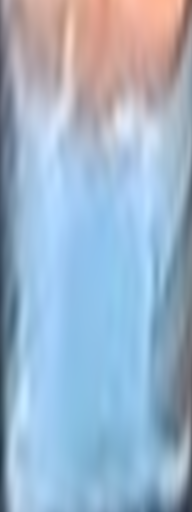
#> input picture assets/sim/carton/front.png, 192 x 512 px
$ python -i fit_w2l_registration.py   (imports and definitions only)
#> lines starting #> are read from the running program, lines starting #| are printed output that depends on the picture; after the words box and inside, x2 and y2 are one past the last pixel; in counts of white or black regions, pixels touching at a corner belong together
#> further down, picture is the input picture: shape (512, 192, 3); mean B, G, R 200.7, 178.6, 156.6
#!/usr/bin/env python3
"""Fit supplier W2L exterior side faces to precontact recorded RGB on CPU.

No episode outcome enters this objective. Camera, robot q, object and CAD scale
are fixed. The result is a conditional mount/closure candidate, not a gel-gap
calibration. Requires numpy, scipy, OpenCV and Pillow.
"""

from __future__ import annotations

import argparse
import hashlib
import json
import sys
import xml.etree.ElementTree as ET
from pathlib import Path

import cv2
import numpy as np
from PIL import Image, ImageDraw
from scipy.optimize import least_squares
from scipy.spatial import ConvexHull
from scipy.spatial.transform import Rotation

ROOT = Path(__file__).resolve().parents[2]
sys.path.insert(0, str(ROOT))
from phantom.sim.gripper_visual import _origin, _rotation
from phantom.sim.kinematics import dh_frames


# [34 lines left out: functions nominal_frames, stl_vertices, not called in this run]


def sha(path):
    return hashlib.sha256(path.read_bytes()).hexdigest()


def white_panel(image, near=False):
    # Same image-only segmentation as the previously published nine-frame audit.
#> called with near = False
    hsv = cv2.cvtColor(image, cv2.COLOR_BGR2HSV)
#> hsv: shape (512, 192, 3); mean H, S, V 93.1, 72.1, 208.8
    mask = ((hsv[:, :, 1] < 80) & (hsv[:, :, 2] > (190 if near else 140))).astype(
        np.uint8
    )
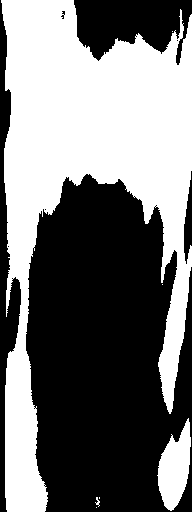
#> mask: shape (512, 192); values 0 (black) and 1 (white), 45.8% white; 7 white regions (4 under 20 px), largest, box (x1, y1, x2, y2) and area: (1, 0, 192, 512) 43112, (157, 418, 191, 511) 1898, (95, 497, 100, 507) 22
    x0, y0, x1, y1 = (275, 340, 360, 405) if near else (235, 245, 320, 375)
    roi = np.zeros_like(mask)
    roi[y0:y1, x0:x1] = 1
    _, labels, stats, centres = cv2.connectedComponentsWithStats(mask * roi, 8)
#> labels: shape (512, 192) int32; every value is 0
#> stats = [[0, 0, 192, 512, 98304]]; centres = [[95.5, 255.5]]
    areas = stats[:, 4].copy()
#> areas = [98304]
    areas[0] = 0
    if near:
        areas[centres[:, 1] > 400] = 0
    j = int(areas.argmax())
#> j = 0
    if areas[j] < 150:
#> (the run stopped early here; a loop or call above may not have finished)
